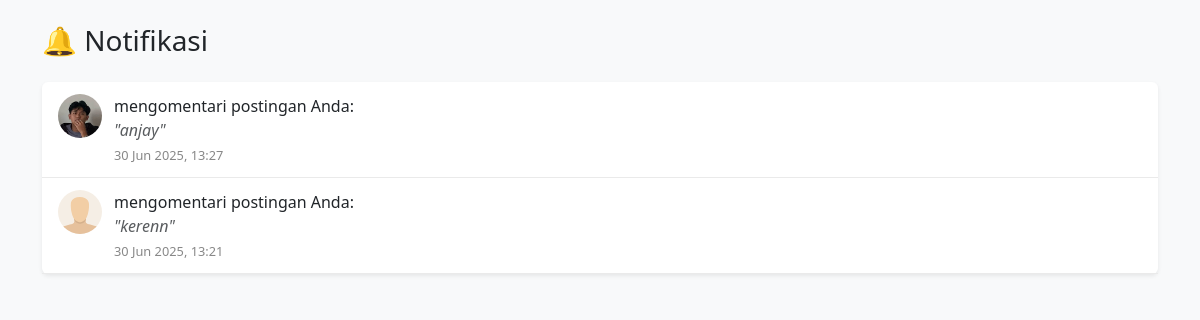
Screenshot of /notifications.php (signed in) with the database file from the repository.
### tables this page shows
CREATE TABLE `notifications` (
  `id` int(11) NOT NULL,
  `user_id` int(11) NOT NULL,
  `from_user_id` int(11) NOT NULL,
  `type` enum('comment') NOT NULL,
  `reference_id` int(11) DEFAULT NULL,
  `message` text DEFAULT NULL,
  `is_read` tinyint(1) DEFAULT 0,
  `created_at` datetime DEFAULT current_timestamp(),
  `post_id` int(11) DEFAULT NULL,
  `comment_id` int(11) DEFAULT NULL
);

CREATE TABLE `users` (
  `id` int(11) NOT NULL,
  `name` varchar(100) NOT NULL,
  `username` varchar(50) NOT NULL,
  `email` varchar(100) NOT NULL,
  `photo` varchar(255) DEFAULT NULL,
  `password` varchar(255) NOT NULL,
  `full_name` varchar(100) DEFAULT NULL,
  `profile_picture` varchar(255) DEFAULT NULL,
  `bio` text DEFAULT NULL,
  `created_at` datetime DEFAULT current_timestamp(),
  `birthdate` date DEFAULT NULL,
  `work` varchar(255) DEFAULT NULL,
  `address` varchar(255) DEFAULT NULL,
  `last_active` datetime DEFAULT current_timestamp()
);

CREATE TABLE `comments` (
  `id` int(11) NOT NULL,
  `post_id` int(11) NOT NULL,
  `user_id` int(11) NOT NULL,
  `content` text NOT NULL,
  `created_at` datetime DEFAULT current_timestamp(),
  `edited_at` datetime DEFAULT NULL,
  `photo` varchar(255) DEFAULT NULL,
  `parent_id` int(11) DEFAULT NULL
);

### notifications.php (the view, shortened to what this page needs)
<?php
require_once 'config.php';
$my_id = $_SESSION['user']['id'];
$stmt = $db->prepare("
    SELECT n.*,
           u.full_name AS from_name,
           u.photo AS from_photo,
           c.content AS comment_content,
           c.created_at AS comment_time,
           c.user_id AS commenter_id,
           n.type
    FROM notifications n
    LEFT JOIN users u ON n.from_user_id = u.id
    LEFT JOIN comments c ON n.comment_id = c.id
    WHERE n.user_id = ?
    ORDER BY n.created_at DESC
");
$stmt->execute([$my_id]);
$notifications = $stmt->fetchAll(PDO::FETCH_ASSOC);
?>
<!DOCTYPE html>
<html>
<head>
    <link href="https://cdn.jsdelivr.net/npm/bootstrap@5.3.0/dist/css/bootstrap.min.css" rel="stylesheet">
</head>
<body class="bg-light">
<div class="container py-4">
    <h3 class="mb-4">🔔 Notifikasi</h3>
    <div class="bg-white rounded shadow-sm">
        <?php if (count($notifications) > 0): ?>
            <?php foreach ($notifications as $notif): ?>
                <?php
                    $photo = (!empty($notif['from_photo']) && file_exists("img/uploads/" . $notif['from_photo']))
                        ? "img/uploads/" . $notif['from_photo']
                        : "img/default.svg";
                    $name = htmlspecialchars($notif['from_name']);
                    $time = $notif['comment_time'] ?? $notif['created_at'];
                    $formatted_time = date('d M Y, H:i', strtotime($time));
                    if ($notif['type'] === 'comment') {
                        $content_preview = htmlspecialchars(mb_strimwidth($notif['comment_content'], 0, 80, '...'));
                    } elseif ($notif['type'] === 'like') {
                        $message = "$name menyukai postingan Anda.";
                    } else {
                        $message = "$name melakukan sesuatu pada postingan Anda.";
                    }
                ?>
                <div class="notif-item">
                    <a href="profilevisit.php?id=<?= $notif['from_user_id'] ?>">
                        <img src="<?= $photo ?>" alt="Profil" class="notif-avatar">
                    </a>
                    <div class="notif-content">
                        <div class="text-dark">
                            <?= $notif['type'] === 'comment' ? (
                                '<a href="profilevisit.php?id=' . $notif['from_user_id'] . '" class="fw-semibold text-dark text-decoration-none">'
                                . $name . '</a> mengomentari postingan Anda: <br><a href="timeline.php#post-' . $notif['post_id'] . '" class="text-muted text-decoration-none"><em>"' . $content_preview . '"</em></a>'
                            ) : (
                                '<a href="profilevisit.php?id=' . $notif['from_user_id'] . '" class="fw-semibold text-dark text-decoration-none">'
                                . $name . '</a> menyukai postingan Anda.'
                            ) ?>
                        </div>
                        <div class="notif-time"><?= $formatted_time ?></div>
                    </div>
                </div>
            <?php endforeach; ?>
        <?php else: ?>
            <div class="p-4 text-center text-muted">Belum ada notifikasi</div>
        <?php endif; ?>
    </div>
</div>
</body>
</html>

### notifications.php (style rules this page uses)
.notif-avatar { width: 44px; height: 44px; object-fit: cover; border-radius: 50%; margin-right: 12px; }
.notif-item { display: flex; align-items: flex-start; padding: 12px 16px; border-bottom: 1px solid #eaeaea; transition: background-color 0.2s; }
.notif-content { flex: 1; }
.notif-time { font-size: 0.8rem; color: #888; margin-top: 4px; }

### rows the page displays
notifications: users.photo (picture), comment.content "anjay", comment.created_at "30 Jun 2025, 13:27"
notifications: users.photo (placeholder picture), comment.content "kerenn", comment.created_at "30 Jun 2025, 13:21"
